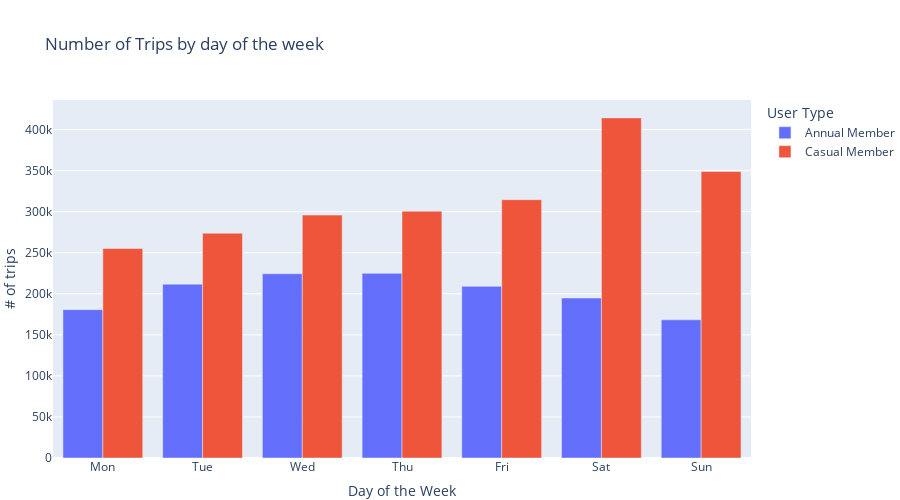

This figure's notebook cell:
### Markdown cell above
##### How many trips did poeple in Toronto had with Bike Share Toronto in 2022 seggregated on a daily basis?

### Code cell
byWeek = df_v2.groupby([df_v2['Start Time'].dt.weekday, 'User Type'])["Start Station Id"].count()
byWeek = byWeek.reset_index()
byWeek["Start Time"] = byWeek["Start Time"].astype("string")
byWeek = byWeek.replace({'Start Time': {"0": "Mon", "1": "Tue", "2": "Wed", "3": "Thu", 
                                        "4": "Fri", "5": "Sat", "6": "Sun"}})
fig = px.bar(byWeek, x='Start Time', y='Start Station Id',
             color='User Type', barmode = 'group', height = 500,
             labels={'Start Time':'Day of the Week', 'Start Station Id':'# of trips'}, 
             title='Number of Trips by day of the week')
fig.update_layout(margin ={'l':50,'b':0,'r':0})
fig.show()

### Figure 1 — Plotly figure (JSON) as saved in the notebook; plotly's stock layout.template omitted (floating-point values rounded to 4 significant figures)
{"data": [{"alignmentgroup": "True", "hovertemplate": "User Type=Annual Member<br>Day of the Week=%{x}<br># of trips=%{y}<extra></extra>", "legendgroup": "Annual Member", "marker": {"color": "#636EFA", "pattern": {"shape": ""}}, "name": "Annual Member", "offsetgroup": "Annual Member", "orientation": "v", "showlegend": true, "textposition": "auto", "type": "bar", "x": ["Mon", "Tue", "Wed", "Thu", "Fri", "Sat", "Sun"], "xaxis": "x", "y": [180655, 211740, 224391, 224869, 209085, 194823, 168337], "yaxis": "y"}, {"alignmentgroup": "True", "hovertemplate": "User Type=Casual Member<br>Day of the Week=%{x}<br># of trips=%{y}<extra></extra>", "legendgroup": "Casual Member", "marker": {"color": "#EF553B", "pattern": {"shape": ""}}, "name": "Casual Member", "offsetgroup": "Casual Member", "orientation": "v", "showlegend": true, "textposition": "auto", "type": "bar", "x": ["Mon", "Tue", "Wed", "Thu", "Fri", "Sat", "Sun"], "xaxis": "x", "y": [255150, 273764, 295838, 300531, 314654, 414221, 348912], "yaxis": "y"}], "layout": {"barmode": "group", "height": 500, "legend": {"title": {"text": "User Type"}, "tracegroupgap": 0}, "margin": {"b": 0, "l": 50, "r": 0}, "title": {"text": "Number of Trips by day of the week"}, "xaxis": {"anchor": "y", "domain": [0, 1], "title": {"text": "Day of the Week"}}, "yaxis": {"anchor": "x", "domain": [0, 1], "title": {"text": "# of trips"}}}}
